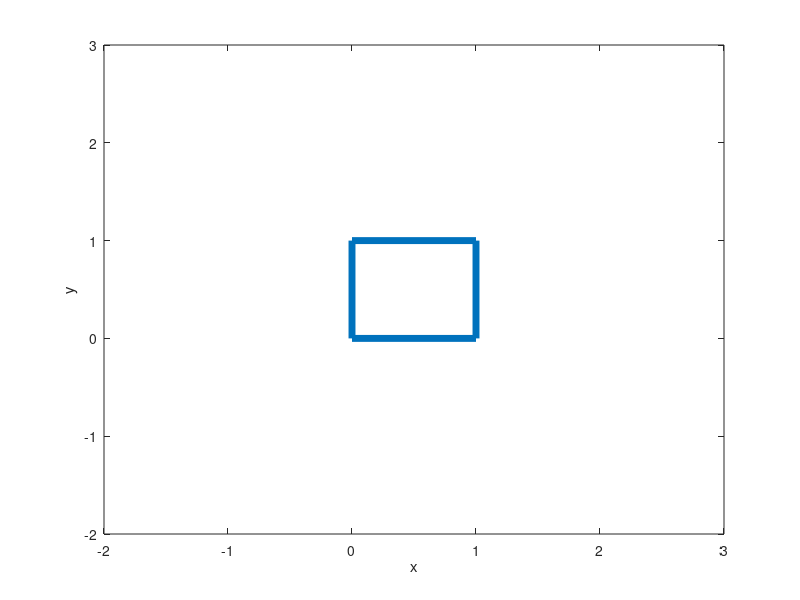

Source code (MATLAB):
function drawRect
 clear all; close all;
 plot([0 1 1 0 0],[0 0 1 1 0],'linewidth',5);
 xlabel('x');ylabel('y');axis([-2,3,-2,3]);
end